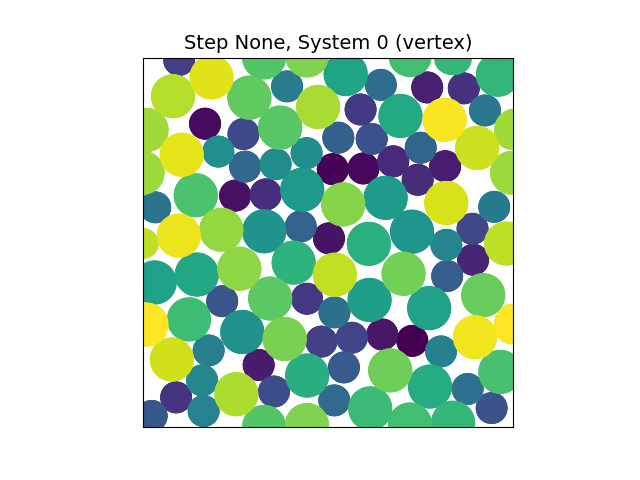

Here is the Python script that generated this plot:
import numpy as np
from pydpmd.data import RigidBumpy, load
from pydpmd.data.bumpy_utils import get_closest_vertex_radius_for_mu_eff, calc_mu_eff
from pydpmd.utils import join_systems, split_systems
from pydpmd.fields import NeighborMethod, DT_INT, DT_FLOAT
from pydpmd.plot import draw_particles_frame
import subprocess
import os
import shutil
from tqdm import tqdm


def create_rigid_bumpy_system_from_n_vertices(n_vertices_per_particle: np.ndarray, radii: np.ndarray, packing_fraction: float, mu_eff: float, which: str):
    """
    All particles have the same vertex radii
    """
    if radii.shape != n_vertices_per_particle.shape:
        raise ValueError(f'size mismatch: radii.shape: {radii.shape} n_vertices_per_particle.shape: {n_vertices_per_particle.shape}')
    if which not in ['avg', 'small']:
        raise ValueError(f'argument which: "{which}" not understood, must be one of "avg", "small"')
    
    # define units
    particle_radius = 0.5
    particle_mass = 1.0
    e_interaction = 1.0
    if which == 'avg':  # set the average radii to particle_radius if not already
        radii = radii / np.mean(radii) * particle_radius
    elif which == 'small':  # set the small radii to particle_radius, preserve relative scales
        radii = radii / np.min(radii) * particle_radius
    else:
        raise NotImplementedError(f'which: "{which}" not handled')

    # create system object
    rb = RigidBumpy()
    rb.allocate_particles(n_vertices_per_particle.size)
    rb.allocate_systems(1)
    rb.allocate_vertices(n_vertices_per_particle.sum())
    rb.n_vertices_per_particle = n_vertices_per_particle.astype(DT_INT)
    rb.set_ids()
    rb.validate()
    rb.rad = radii.astype(DT_FLOAT)
    rb.mass.fill(particle_mass)
    rb.e_interaction.fill(e_interaction)
    rb.calculate_uniform_vertex_mass()
    
    # assign friction coefficients

    # handle single vertex particles
    multi_vertex_mask = n_vertices_per_particle > 1
    if np.any(~multi_vertex_mask):
        rb.vertex_rad[~multi_vertex_mask[rb.vertex_particle_id]] = rb.rad[~multi_vertex_mask]
    if np.any(multi_vertex_mask):
        if which == 'avg':
            i = np.argmin(np.abs(radii[multi_vertex_mask] - np.mean(radii[multi_vertex_mask])))
            print(get_closest_vertex_radius_for_mu_eff(mu_eff, rb.rad[i], rb.n_vertices_per_particle[i]))
        elif which == 'small':
            pass
        else:
            raise NotImplementedError(f'which: "{which}" not handled')


def generate_bidisperse_radii(total: int, count_ratio: float, size_ratio: float, small_size: float = 0.5):
    """
    total: number of particles
    count_ratio: proportion of particles that are the small size
    size_ratio: large diameter in terms of the small diameter
    small_size: diameter of the small particle
    """
    if count_ratio > 1 or count_ratio < 0:
        raise ValueError('count ratio out of bounds: 0 <= count_ratio <= 1')
    if size_ratio < 0:
        raise ValueError('size ratio out of bounds: 0 <= size_ratio')
    n_small = int(total * count_ratio)
    n_large = total - n_small
    radii = np.ones(total).astype(DT_FLOAT)
    radii[:n_small] = small_size
    radii[n_small:] = small_size * size_ratio
    return radii

def generate_polydisperse_radii(total: int, std_dev: float, avg_size: float = 0.5, random_seed: int = 42):
    """
    total: number of particles
    std_dev: standard deviation of the gaussian
    avg_size: size of the average particle
    """
    print("TODO: verify that this is the right way to handle polydispersity")
    np.random.seed(random_seed)
    return np.random.normal(size=total, loc=avg_size, scale=std_dev)

def build_rigid_bumpy_system_from_radii(radii: np.ndarray, which: str, mu_eff: float, nv: int, packing_fraction: float, add_core: bool = False):
    """
    radii: np.ndarray containing the radius for each particle
    which: str defining what the target particle is - one of "avg" (design around the average particle) or "small" (design around the small particle)
    mu_eff: float friction coefficient of the target particle.  other particles are attempted to be built with this friction coefficient
    nv: int number of vertices in the target particle
    packing_fraction: float packing fraction of the final system
    add_core: bool whether or not to build the particles with cores
    """
    min_nv = 2
    max_nv = 1000
    nv_trial = np.arange(min_nv, max_nv)

    # define units
    particle_radius = 0.5
    particle_mass = 1.0
    e_interaction = 1.0

    if which == 'avg':  # set the average radii to particle_radius if not already
        radii = radii / np.mean(radii) * particle_radius
    elif which == 'small':  # set the small radii to particle_radius, preserve relative scales
        radii = radii / np.min(radii) * particle_radius
    else:
        raise NotImplementedError(f'which: "{which}" not handled')

    # get the vertex radius for the target particle (given by which) (now corresponds to radius = particle_radius) and its nv
    target_particle_id = np.argmin(np.abs(radii - particle_radius))
    vertex_radius = get_closest_vertex_radius_for_mu_eff(mu_eff, radii[target_particle_id], nv)
    # solve for n_vertices given mu_eff, particle radius, and vertex radius
    n_vertices_per_particle = np.ones_like(radii).astype(DT_INT)
    count = 0
    for rad in np.unique(radii):
        mask = radii == rad
        diffs = np.abs(calc_mu_eff(vertex_radius, rad, nv_trial) - mu_eff)
        nv_pred = nv_trial[~np.isnan(diffs)][np.argmin(diffs[~np.isnan(diffs)])]
        n_vertices_per_particle[mask] = nv_pred
    if np.any(np.diff(np.unique(n_vertices_per_particle)) > int(0.6 * np.min(n_vertices_per_particle[n_vertices_per_particle > 1]))):
        print('WARNING: large variation detected in n_vertices_per_particle!  unique values:', np.unique(n_vertices_per_particle))
    
    # create system object
    rb = RigidBumpy()
    rb.using_core = add_core
    if add_core:
        n_vertices_per_particle[n_vertices_per_particle > 1] += 1
    rb.allocate_particles(n_vertices_per_particle.size)
    rb.allocate_systems(1)
    rb.allocate_vertices(n_vertices_per_particle.sum())
    rb.n_vertices_per_particle = n_vertices_per_particle.astype(DT_INT)
    rb.set_ids()
    rb.validate()
    rb.rad = radii.astype(DT_FLOAT)
    rb.vertex_rad.fill(vertex_radius)
    multi_vertex_mask = np.where(rb.n_vertices_per_particle > 1)[0]
    if np.any(multi_vertex_mask) and add_core:  # assign the core radius as the inner radius (outer radius - vertex radius)
        rb.vertex_rad[rb.particle_offset[1:][multi_vertex_mask] - 1] = rb.rad[multi_vertex_mask] - rb.vertex_rad[rb.particle_offset[:-1][multi_vertex_mask]]

    # handle the single vertex particles, set their vertex radii to be equal to their particle radii
    single_vertex_mask = rb.n_vertices_per_particle == 1
    rb.vertex_rad[single_vertex_mask[rb.vertex_particle_id]] = rb.rad[single_vertex_mask]

    # set the masses and inertia
    rb.mass.fill(particle_mass)
    rb.e_interaction.fill(e_interaction)
    rb.calculate_uniform_vertex_mass()

    # set the positions in the box and scale to a packing fraction
    rb.box_size.fill(1.0)
    rb.set_positions(0, 0)
    rb.set_vertices_on_particles_as_disk()
    
    rb.calculate_inertia()
    rb.scale_to_packing_fraction(packing_fraction)

    return rb

if __name__ == "__main__":
    # ensure this can handle single vertex case?
    radii = generate_polydisperse_radii(10, 1e-1)  # use 'avg'
    which = 'avg'
    # radii = generate_bidisperse_radii(100, 0.5, 1.4)  # use 'small'
    # which = 'small'

    mu_eff = 1
    nv = 3
    packing_fraction = 0.5
    add_core = True

    rb = build_rigid_bumpy_system_from_radii(
        radii, which, mu_eff, nv, packing_fraction, add_core
    )

    print(np.unique(rb.n_vertices_per_particle))

    # issues:
    # using_core needs to be saved properly
    # any undefined / misc arrays in the particle class should not be saved
    # TODO: pydpmd: ensure that extraneous / undefined arrays are not saved to the h5!

    # TODO: dpmd: when saving to init in append mode, only save a field if it doesnt already exist in the h5


    rb.calculate_mu_eff()

    print(rb.mu_eff)

    import matplotlib.pyplot as plt
    draw_particles_frame(0, plt.gca(), rb, system_id=0, which='vertex', cmap_name='viridis', location=None)
    plt.savefig('test.png')